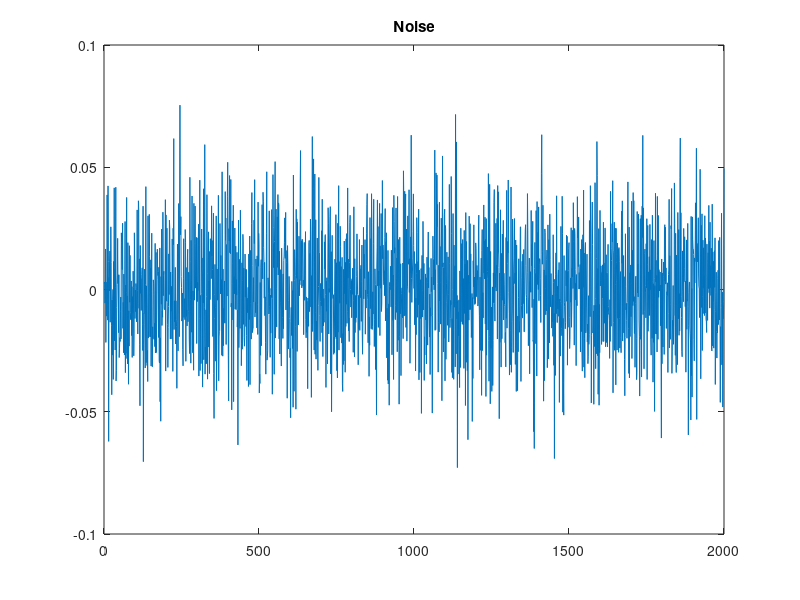
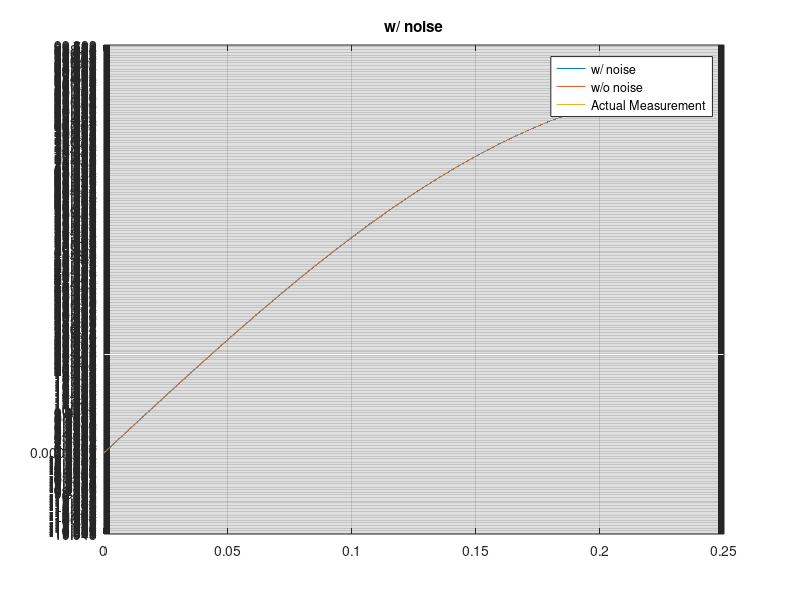
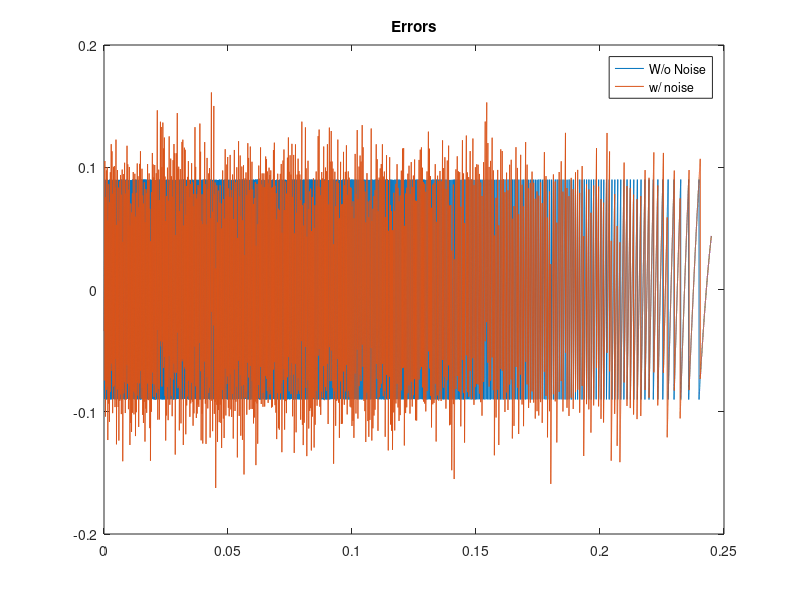
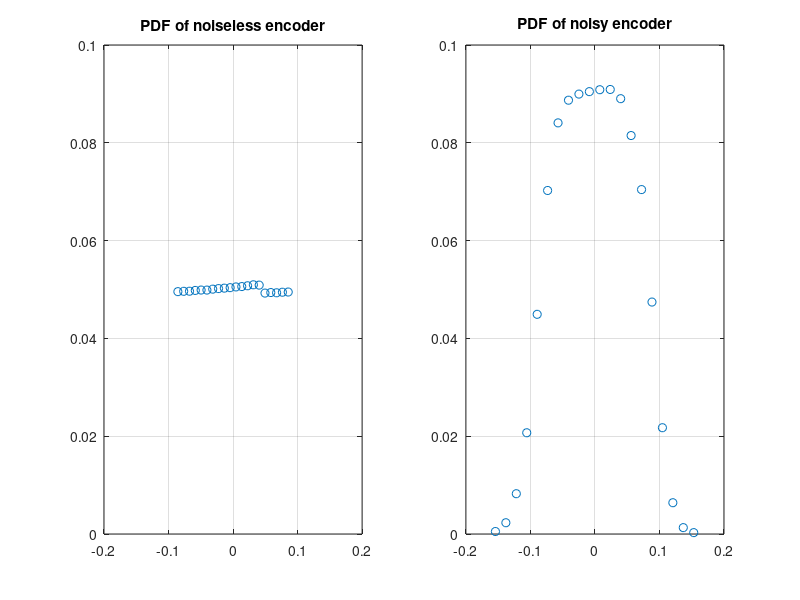

The MATLAB source for these figures, in order:
t = 0:1e-6:0.245;
signal_itself = 90 * sin(2*pi*1*t);
CPR = 2000;

N = length(signal_itself);

samplePoints = -180+360/CPR:360/CPR:180;
reSampledSignal = zeros(N,1);
% reSampledSignal(1) = signal_itself(1);
lastIndex = 0;
for j=2:length(samplePoints)
     if(signal_itself(1) == samplePoints(j) || signal_itself(1)>samplePoints(j-1) && signal_itself(1)<samplePoints(j) )
        lastIndex = j;
        break;
     end
end

reSampledSignal(1) = samplePoints(j-1);
for i=2:N
    derivative = signal_itself(i) - signal_itself(i-1);
    if(derivative == 0)
        reSampledSignal(i) = reSampledSignal(i-1);
    elseif(derivative > 0)
        if(signal_itself(i) > samplePoints(lastIndex+1))
            reSampledSignal(i) = samplePoints(lastIndex+1);
            lastIndex = lastIndex + 1;
        else
            reSampledSignal(i) = samplePoints(lastIndex);
        end
        
    else
        if(signal_itself(i) < samplePoints(lastIndex-1))
            reSampledSignal(i) = samplePoints(lastIndex-1);
            lastIndex = lastIndex - 1;
        else
            reSampledSignal(i) = samplePoints(lastIndex);
        end
    end
end
encoderSimWithoutNoise = reSampledSignal;

% figure
% plot(t, encoderSimWithoutNoise);
% hold on
% plot(t, signal_itself);
% legend(strcat("CPR: ", num2str(CPR)), "Actual Measruement")
% title("W/O Noise")


noiseSignal = normrnd(0, 45/CPR, [length(samplePoints),1]);
figure
plot(noiseSignal)
title("Noise")
display(max(abs(noiseSignal)))
% figure
% histogram(noiseSignal);
% 
samplePointsWoNoise= samplePoints;
samplePoints = samplePoints + noiseSignal';

reSampledSignal = zeros(N,1);
reSampledSignal(1) = signal_itself(1);
lastIndex = 0;
for j=2:length(samplePoints)
     if(signal_itself(1) == samplePoints(j))
        lastIndex = j;
     elseif(signal_itself(1)>samplePoints(j-1) && signal_itself(1)<samplePoints(j))
         lastIndex = j;
     end
end
for i=2:N
    derivative = signal_itself(i) - signal_itself(i-1);
    if(derivative == 0)
        reSampledSignal(i) = reSampledSignal(i-1);
    elseif(derivative > 0)
        if(signal_itself(i) > samplePoints(lastIndex+1))
            reSampledSignal(i) = samplePointsWoNoise(lastIndex+1);
            lastIndex = lastIndex + 1;
        else
            reSampledSignal(i) = samplePointsWoNoise(lastIndex);
        end
        
    else
        if(signal_itself(i) < samplePoints(lastIndex-1))
            reSampledSignal(i) = samplePointsWoNoise(lastIndex-1);
            lastIndex = lastIndex - 1;
        else
            reSampledSignal(i) = samplePointsWoNoise(lastIndex);
        end
    end
end
encoderSimWithNoise = reSampledSignal;
figure
plot(t, encoderSimWithNoise, t, encoderSimWithoutNoise);
hold on
plot(t, signal_itself);
set(gca,'ytick',samplePoints)
grid on
legend("w/ noise", "w/o noise", "Actual Measurement")
title("w/ noise")

errorWithoutNoise1 = signal_itself-encoderSimWithoutNoise';
errorWithoutNoise = errorWithoutNoise1(100:end-100)-180/CPR;
errorWithNoise1 = signal_itself-encoderSimWithNoise';
errorWithNoise = errorWithNoise1(100:end-100)-180/CPR;
t = t(100:end-100);

figure
plot(t, errorWithoutNoise, t, errorWithNoise);
title("Errors");
legend("W/o Noise", "w/ noise");

[p_woNoise,x_woNoise] = hist(errorWithoutNoise, 20); 
[p_wNoise,x_wNoise] = hist(errorWithNoise, 20); 

figure
subplot(1,2,1)
plot(x_woNoise,p_woNoise./sum(p_woNoise),"o"); %PDF
title("PDF of noiseless encoder")
xlim([-0.2,0.2])
ylim([0, 0.1])
grid on
subplot(1,2,2)
plot(x_wNoise,p_wNoise./sum(p_wNoise), "o"); %PDF
title("PDF of noisy encoder")
xlim([-0.2,0.2])
ylim([0, 0.1])
grid on


[f_woNoise,x1_woNoise] = ecdf(errorWithoutNoise); 
[f_wNoise,x1_wNoise] = ecdf(errorWithNoise);
% 
figure
subplot(1,2,1)
plot(x1_woNoise, f_woNoise); %CDF
title("CDF of noiseless encoder")
grid on
subplot(1,2,2)
plot(x1_wNoise, f_wNoise)
title("CDF of noisy encoder")
grid on
